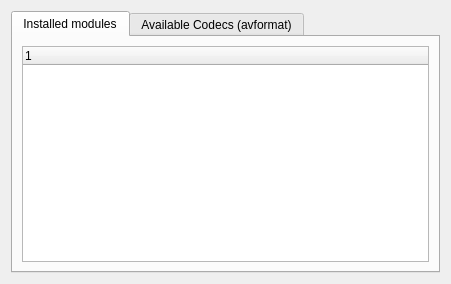
<ui version="4.0" >
 <class>WizardMltCheck_UI</class>
 <widget class="QWidget" name="WizardMltCheck_UI" >
  <property name="geometry" >
   <rect>
    <x>0</x>
    <y>0</y>
    <width>451</width>
    <height>284</height>
   </rect>
  </property>
  <layout class="QGridLayout" name="gridLayout_3" >
   <item row="0" column="0" >
    <widget class="QTabWidget" name="tabWidget" >
     <property name="currentIndex" >
      <number>0</number>
     </property>
     <widget class="QWidget" name="tab" >
      <attribute name="title" >
       <string>Installed modules</string>
      </attribute>
      <layout class="QGridLayout" name="gridLayout_2" >
       <item row="0" column="0" >
        <widget class="QTreeWidget" name="programList" >
         <property name="sizePolicy" >
          <sizepolicy vsizetype="Expanding" hsizetype="MinimumExpanding" >
           <horstretch>0</horstretch>
           <verstretch>0</verstretch>
          </sizepolicy>
         </property>
         <column>
          <property name="text" >
           <string>1</string>
          </property>
         </column>
        </widget>
       </item>
      </layout>
     </widget>
     <widget class="QWidget" name="tab_2" >
      <attribute name="title" >
       <string>Available Codecs (avformat)</string>
      </attribute>
      <layout class="QGridLayout" name="gridLayout" >
       <item row="0" column="0" >
        <widget class="QLabel" name="label" >
         <property name="text" >
          <string>Audio Codecs</string>
         </property>
        </widget>
       </item>
       <item row="0" column="1" >
        <widget class="QLabel" name="label_2" >
         <property name="text" >
          <string>Video Codecs</string>
         </property>
        </widget>
       </item>
       <item row="1" column="0" >
        <widget class="QListWidget" name="acodecs_list" />
       </item>
       <item row="1" column="1" >
        <widget class="QListWidget" name="vcodecs_list" />
       </item>
      </layout>
     </widget>
    </widget>
   </item>
  </layout>
 </widget>
 <resources/>
 <connections/>
</ui>
